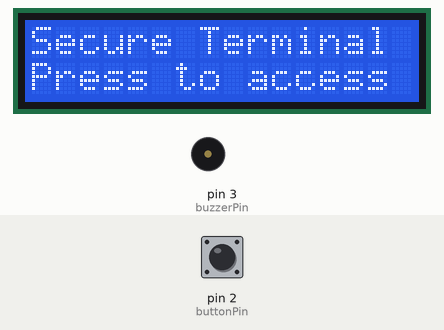
A sketch run on a simulated Arduino Uno, built with avr-gcc and run on an emulated ATmega328P. On the bench: 16×2 character LCD, buzzer (waves = sounding). The inputs (shaded band) are chosen by the test bench; at power-on: pin 2 (buttonPin) HIGH. Storage starts empty; what the sketch prints to the serial monitor is not drawn.

Above: at 1.3 s.
1.4 s: pin 2 (buttonPin) pulled LOW for 0.15 s
At 2.7 s:
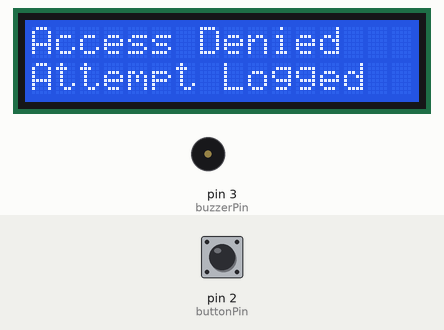
4.5 s: pin 2 (buttonPin) pulled LOW for 1 s
At 4.61 s:
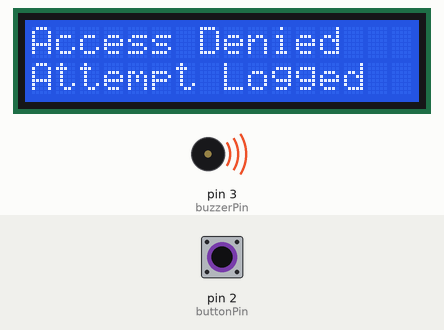
8.5 s: pin 2 (buttonPin) pulled LOW for 3.2 s
At 9.3 s:
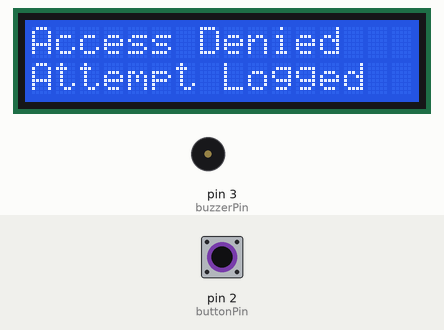
Timing chart, 0 to 11.5 s (numbered marks = the images above; inputs shaded):
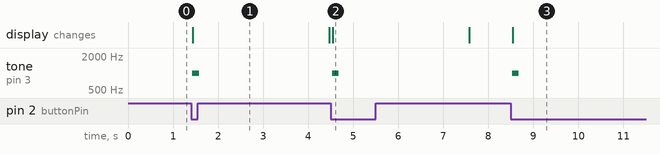

Measured:
- after the input at 1.4 s, tone on pin 3 (buzzerPin): silent → 1000 Hz at once, → silent 0.15 s later; the display: changes at once (image 1)
- after the input at 4.5 s, tone on pin 3 (buzzerPin): silent → 1000 Hz at once, → silent 0.15 s later; the display: changes at once (image 2)
- after the input at 8.5 s, tone on pin 3 (buzzerPin): silent → 1000 Hz at once, → silent 0.15 s later; the display: changes at once (image 3)

The sketch:

honeypot.ino
```cpp
#include <Wire.h>
#include <LiquidCrystal_I2C.h>
#include <SPI.h>
#include <SD.h>

LiquidCrystal_I2C lcd(0x27, 16, 2);

const int buttonPin = 2;
const int buzzerPin = 3;
const int chipSelect = 10;

unsigned long attemptCount = 0;
File logFile;

void showReadyScreen() {
  lcd.clear();
  lcd.setCursor(0, 0);
  lcd.print("Secure Terminal");
  lcd.setCursor(0, 1);
  lcd.print("Press to access");
}

void setup() {
  pinMode(buttonPin, INPUT_PULLUP);
  pinMode(buzzerPin, OUTPUT);

  Serial.begin(9600);

  lcd.init();
  lcd.backlight();
  lcd.setCursor(0, 0);
  lcd.print("Initializing...");

  if (!SD.begin(chipSelect)) {
    lcd.clear();
    lcd.print("SD Card Error");
    Serial.println("ERROR: SD initialization failed.");

    while (true) {
      delay(100);
    }
  }

  Serial.println("Honeypot prototype initialized.");
  showReadyScreen();
}

void loop() {
  if (digitalRead(buttonPin) == LOW) {
    attemptCount++;

    lcd.clear();
    lcd.setCursor(0, 0);
    lcd.print("Access Denied");
    lcd.setCursor(0, 1);
    lcd.print("Attempt Logged");

    tone(buzzerPin, 1000, 150);

    logFile = SD.open("log.txt", FILE_WRITE);

    if (logFile) {
      logFile.print("Attempt: ");
      logFile.print(attemptCount);
      logFile.print(", Uptime (ms): ");
      logFile.println(millis());
      logFile.close();

      Serial.println("Access attempt recorded.");
    } else {
      Serial.println("ERROR: Could not open log file.");
    }

    delay(3000);
    showReadyScreen();

    // Wait for button release to prevent repeated logging :>
    while (digitalRead(buttonPin) == LOW) {
      delay(10);
    }
  }
}
```
